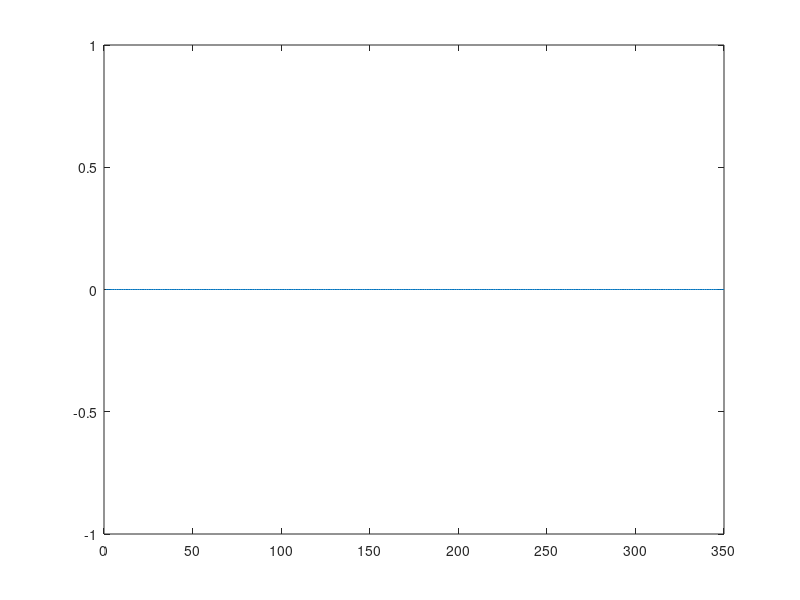

The MATLAB source for this figure:
% Specify file path to get the dataset
folder = '/Users/terencetan/Documents/MATLAB/B1 Network Verification';
filelist = dir(fullfile(folder, '*.mat'));

% Define maximum value of k
k_max = 350;

% Initialise zero vectors
individual_time = zeros(k_max,1);   % Time taken for each value of k for each individual property
time = zeros(k_max,1);  % Time taken for each value of k for all 500 properties
    
% Loop through each file
for fidx=1:numel(filelist)
    
    % Load the file
    X=load(fullfile(filelist(fidx).folder, filelist(fidx).name));
    
    % Loop through k from 1 to k_max and perform the computations
    for k = 1:1:k_max
        input = generate_inputs(X.xmin,X.xmax, k);  % Generate the inputs
        input = transpose(input);   % Transpose input so that dimensions match
        
        % Start timer
        tic
        compute_nn_outputs(X.W, X.b, input);    % Compute neural network output
        individual_time(k) = toc;   % End timer and place time into the initialised vector
    end
    
    % Add up all the individual timings for each property
    time = individual_time + time;
    
end

% Divide by 500 to get average time for each value of k over all 500
% properties
average_time = time./500;

% Plot average time against values of k
plot(1:k_max,average_time);

